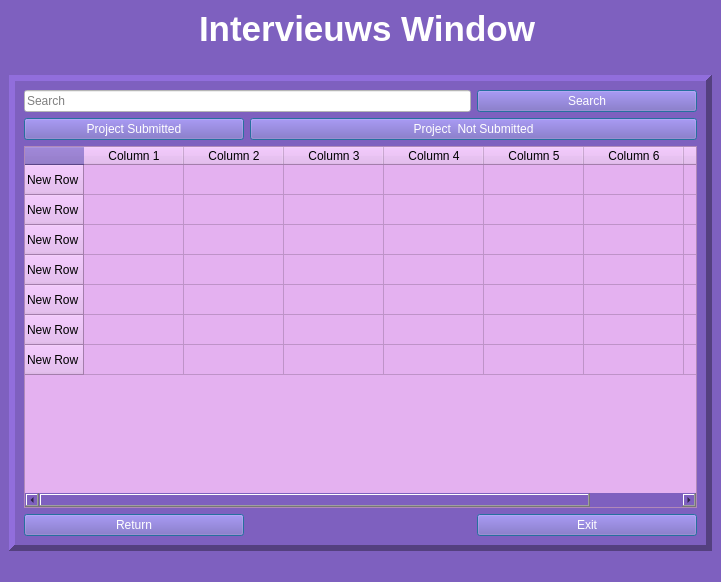
<?xml version="1.0" encoding="UTF-8"?>
<ui version="4.0">
 <class>MainWindow</class>
 <widget class="QMainWindow" name="MainWindow">
  <property name="enabled">
   <bool>true</bool>
  </property>
  <property name="geometry">
   <rect>
    <x>0</x>
    <y>0</y>
    <width>721</width>
    <height>582</height>
   </rect>
  </property>
  <property name="sizePolicy">
   <sizepolicy hsizetype="Preferred" vsizetype="Expanding">
    <horstretch>0</horstretch>
    <verstretch>0</verstretch>
   </sizepolicy>
  </property>
  <property name="minimumSize">
   <size>
    <width>150</width>
    <height>180</height>
   </size>
  </property>
  <property name="windowTitle">
   <string>MainWindow</string>
  </property>
  <property name="styleSheet">
   <string notr="true">background-color: rgb(126, 96, 191);</string>
  </property>
  <widget class="QWidget" name="centralwidget">
   <layout class="QHBoxLayout" name="horizontalLayout">
    <item>
     <layout class="QGridLayout" name="gridLayout_2">
      <item row="0" column="0">
       <layout class="QGridLayout" name="gridLayout_3">
        <item row="1" column="3">
         <spacer name="horizontalSpacer">
          <property name="orientation">
           <enum>Qt::Orientation::Horizontal</enum>
          </property>
          <property name="sizeHint" stdset="0">
           <size>
            <width>18</width>
            <height>20</height>
           </size>
          </property>
         </spacer>
        </item>
        <item row="1" column="1">
         <spacer name="horizontalSpacer_2">
          <property name="orientation">
           <enum>Qt::Orientation::Horizontal</enum>
          </property>
          <property name="sizeHint" stdset="0">
           <size>
            <width>18</width>
            <height>20</height>
           </size>
          </property>
         </spacer>
        </item>
        <item row="0" column="0">
         <widget class="QLabel" name="logolabel">
          <property name="enabled">
           <bool>true</bool>
          </property>
          <property name="cursor">
           <cursorShape>ArrowCursor</cursorShape>
          </property>
          <property name="styleSheet">
           <string notr="true">selection-background-color: qradialgradient(spread:pad, cx:0.5, cy:0.5, radius:0.5, fx:0.5, fy:0.5, stop:0 rgba(255, 235, 235, 206), stop:0.35 rgba(255, 188, 188, 80), stop:0.4 rgba(255, 162, 162, 80), stop:0.425 rgba(255, 132, 132, 156), stop:0.44 rgba(252, 128, 128, 80), stop:1 rgba(255, 255, 255, 0));</string>
          </property>
          <property name="text">
           <string/>
          </property>
          <property name="textFormat">
           <enum>Qt::TextFormat::AutoText</enum>
          </property>
          <property name="pixmap">
           <pixmap>../wera.png</pixmap>
          </property>
          <property name="scaledContents">
           <bool>true</bool>
          </property>
         </widget>
        </item>
        <item row="0" column="2">
         <widget class="QLabel" name="titellabel">
          <property name="toolTip">
           <string>&lt;html&gt;&lt;head/&gt;&lt;body&gt;&lt;p align=&quot;center&quot;&gt;&lt;span style=&quot; font-size:22pt; font-weight:600;&quot;&gt;Intervieuws Window&lt;/span&gt;&lt;/p&gt;&lt;/body&gt;&lt;/html&gt;</string>
          </property>
          <property name="whatsThis">
           <string>&lt;html&gt;&lt;head/&gt;&lt;body&gt;&lt;p&gt;&lt;span style=&quot; font-size:22pt; font-weight:600;&quot;&gt;Intervieuws Window&lt;/span&gt;&lt;/p&gt;&lt;/body&gt;&lt;/html&gt;</string>
          </property>
          <property name="styleSheet">
           <string notr="true">color: rgb(255, 255, 255);</string>
          </property>
          <property name="text">
           <string>&lt;html&gt;&lt;head/&gt;&lt;body&gt;&lt;p&gt;&lt;span style=&quot; font-size:26pt; font-weight:600; color:#ffffff;&quot;&gt;Intervieuws Window&lt;/span&gt;&lt;/p&gt;&lt;/body&gt;&lt;/html&gt;</string>
          </property>
          <property name="textInteractionFlags">
           <set>Qt::TextInteractionFlag::LinksAccessibleByKeyboard|Qt::TextInteractionFlag::LinksAccessibleByMouse|Qt::TextInteractionFlag::TextBrowserInteraction|Qt::TextInteractionFlag::TextEditable|Qt::TextInteractionFlag::TextSelectableByMouse</set>
          </property>
         </widget>
        </item>
       </layout>
      </item>
      <item row="1" column="0">
       <widget class="QFrame" name="frame">
        <property name="accessibleDescription">
         <string/>
        </property>
        <property name="autoFillBackground">
         <bool>false</bool>
        </property>
        <property name="styleSheet">
         <string notr="true">alternate-background-color: rgb(145, 10, 103);</string>
        </property>
        <property name="frameShape">
         <enum>QFrame::Shape::Panel</enum>
        </property>
        <property name="frameShadow">
         <enum>QFrame::Shadow::Raised</enum>
        </property>
        <property name="lineWidth">
         <number>6</number>
        </property>
        <property name="midLineWidth">
         <number>2</number>
        </property>
        <layout class="QGridLayout" name="gridLayout">
         <item row="1" column="0">
          <widget class="QPushButton" name="projectButton">
           <property name="styleSheet">
            <string notr="true">color: rgb(255, 255, 255);
font: 75 15pt &quot;Times New Roman&quot;;</string>
           </property>
           <property name="text">
            <string>Project Submitted</string>
           </property>
           <property name="default">
            <bool>true</bool>
           </property>
          </widget>
         </item>
         <item row="1" column="1" colspan="2">
          <widget class="QPushButton" name="projectNotButton">
           <property name="styleSheet">
            <string notr="true">color: rgb(255, 255, 255);
font: 75 15pt &quot;Times New Roman&quot;;</string>
           </property>
           <property name="text">
            <string>Project  Not Submitted</string>
           </property>
           <property name="checkable">
            <bool>false</bool>
           </property>
           <property name="checked">
            <bool>false</bool>
           </property>
           <property name="autoRepeat">
            <bool>false</bool>
           </property>
           <property name="default">
            <bool>true</bool>
           </property>
          </widget>
         </item>
         <item row="0" column="2">
          <widget class="QPushButton" name="searchButton">
           <property name="sizeIncrement">
            <size>
             <width>27</width>
             <height>0</height>
            </size>
           </property>
           <property name="palette">
            <palette>
             <active>
              <colorrole role="WindowText">
               <brush brushstyle="SolidPattern">
                <color alpha="255">
                 <red>255</red>
                 <green>255</green>
                 <blue>255</blue>
                </color>
               </brush>
              </colorrole>
              <colorrole role="Button">
               <brush brushstyle="SolidPattern">
                <color alpha="255">
                 <red>126</red>
                 <green>96</green>
                 <blue>191</blue>
                </color>
               </brush>
              </colorrole>
              <colorrole role="Light">
               <brush brushstyle="SolidPattern">
                <color alpha="255">
                 <red>255</red>
                 <green>248</green>
                 <blue>129</blue>
                </color>
               </brush>
              </colorrole>
              <colorrole role="Midlight">
               <brush brushstyle="SolidPattern">
                <color alpha="255">
                 <red>212</red>
                 <green>206</green>
                 <blue>107</blue>
                </color>
               </brush>
              </colorrole>
              <colorrole role="Dark">
               <brush brushstyle="SolidPattern">
                <color alpha="255">
                 <red>85</red>
                 <green>82</green>
                 <blue>43</blue>
                </color>
               </brush>
              </colorrole>
              <colorrole role="Mid">
               <brush brushstyle="SolidPattern">
                <color alpha="255">
                 <red>113</red>
                 <green>110</green>
                 <blue>57</blue>
                </color>
               </brush>
              </colorrole>
              <colorrole role="Text">
               <brush brushstyle="SolidPattern">
                <color alpha="255">
                 <red>255</red>
                 <green>255</green>
                 <blue>255</blue>
                </color>
               </brush>
              </colorrole>
              <colorrole role="BrightText">
               <brush brushstyle="SolidPattern">
                <color alpha="255">
                 <red>255</red>
                 <green>255</green>
                 <blue>255</blue>
                </color>
               </brush>
              </colorrole>
              <colorrole role="ButtonText">
               <brush brushstyle="SolidPattern">
                <color alpha="255">
                 <red>255</red>
                 <green>255</green>
                 <blue>255</blue>
                </color>
               </brush>
              </colorrole>
              <colorrole role="Base">
               <brush brushstyle="SolidPattern">
                <color alpha="255">
                 <red>126</red>
                 <green>96</green>
                 <blue>191</blue>
                </color>
               </brush>
              </colorrole>
              <colorrole role="Window">
               <brush brushstyle="SolidPattern">
                <color alpha="255">
                 <red>126</red>
                 <green>96</green>
                 <blue>191</blue>
                </color>
               </brush>
              </colorrole>
              <colorrole role="Shadow">
               <brush brushstyle="SolidPattern">
                <color alpha="255">
                 <red>0</red>
                 <green>0</green>
                 <blue>0</blue>
                </color>
               </brush>
              </colorrole>
              <colorrole role="AlternateBase">
               <brush brushstyle="SolidPattern">
                <color alpha="255">
                 <red>145</red>
                 <green>10</green>
                 <blue>103</blue>
                </color>
               </brush>
              </colorrole>
              <colorrole role="ToolTipBase">
               <brush brushstyle="SolidPattern">
                <color alpha="255">
                 <red>255</red>
                 <green>255</green>
                 <blue>220</blue>
                </color>
               </brush>
              </colorrole>
              <colorrole role="ToolTipText">
               <brush brushstyle="SolidPattern">
                <color alpha="255">
                 <red>0</red>
                 <green>0</green>
                 <blue>0</blue>
                </color>
               </brush>
              </colorrole>
              <colorrole role="PlaceholderText">
               <brush brushstyle="SolidPattern">
                <color alpha="128">
                 <red>255</red>
                 <green>255</green>
                 <blue>255</blue>
                </color>
               </brush>
              </colorrole>
             </active>
             <inactive>
              <colorrole role="WindowText">
               <brush brushstyle="SolidPattern">
                <color alpha="255">
                 <red>255</red>
                 <green>255</green>
                 <blue>255</blue>
                </color>
               </brush>
              </colorrole>
              <colorrole role="Button">
               <brush brushstyle="SolidPattern">
                <color alpha="255">
                 <red>126</red>
                 <green>96</green>
                 <blue>191</blue>
                </color>
               </brush>
              </colorrole>
              <colorrole role="Light">
               <brush brushstyle="SolidPattern">
                <color alpha="255">
                 <red>255</red>
                 <green>248</green>
                 <blue>129</blue>
                </color>
               </brush>
              </colorrole>
              <colorrole role="Midlight">
               <brush brushstyle="SolidPattern">
                <color alpha="255">
                 <red>212</red>
                 <green>206</green>
                 <blue>107</blue>
                </color>
               </brush>
              </colorrole>
              <colorrole role="Dark">
               <brush brushstyle="SolidPattern">
                <color alpha="255">
                 <red>85</red>
                 <green>82</green>
                 <blue>43</blue>
                </color>
               </brush>
              </colorrole>
              <colorrole role="Mid">
               <brush brushstyle="SolidPattern">
                <color alpha="255">
                 <red>113</red>
                 <green>110</green>
                 <blue>57</blue>
                </color>
               </brush>
              </colorrole>
              <colorrole role="Text">
               <brush brushstyle="SolidPattern">
                <color alpha="255">
                 <red>255</red>
                 <green>255</green>
                 <blue>255</blue>
                </color>
               </brush>
              </colorrole>
              <colorrole role="BrightText">
               <brush brushstyle="SolidPattern">
                <color alpha="255">
                 <red>255</red>
                 <green>255</green>
                 <blue>255</blue>
                </color>
               </brush>
              </colorrole>
              <colorrole role="ButtonText">
               <brush brushstyle="SolidPattern">
                <color alpha="255">
                 <red>255</red>
                 <green>255</green>
                 <blue>255</blue>
                </color>
               </brush>
              </colorrole>
              <colorrole role="Base">
               <brush brushstyle="SolidPattern">
                <color alpha="255">
                 <red>126</red>
                 <green>96</green>
                 <blue>191</blue>
                </color>
               </brush>
              </colorrole>
              <colorrole role="Window">
               <brush brushstyle="SolidPattern">
                <color alpha="255">
                 <red>126</red>
                 <green>96</green>
                 <blue>191</blue>
                </color>
               </brush>
              </colorrole>
              <colorrole role="Shadow">
               <brush brushstyle="SolidPattern">
                <color alpha="255">
                 <red>0</red>
                 <green>0</green>
                 <blue>0</blue>
                </color>
               </brush>
              </colorrole>
              <colorrole role="AlternateBase">
               <brush brushstyle="SolidPattern">
                <color alpha="255">
                 <red>145</red>
                 <green>10</green>
                 <blue>103</blue>
                </color>
               </brush>
              </colorrole>
              <colorrole role="ToolTipBase">
               <brush brushstyle="SolidPattern">
                <color alpha="255">
                 <red>255</red>
                 <green>255</green>
                 <blue>220</blue>
                </color>
               </brush>
              </colorrole>
              <colorrole role="ToolTipText">
               <brush brushstyle="SolidPattern">
                <color alpha="255">
                 <red>0</red>
                 <green>0</green>
                 <blue>0</blue>
                </color>
               </brush>
              </colorrole>
              <colorrole role="PlaceholderText">
               <brush brushstyle="SolidPattern">
                <color alpha="128">
                 <red>255</red>
                 <green>255</green>
                 <blue>255</blue>
                </color>
               </brush>
              </colorrole>
             </inactive>
             <disabled>
              <colorrole role="WindowText">
               <brush brushstyle="SolidPattern">
                <color alpha="255">
                 <red>255</red>
                 <green>255</green>
                 <blue>255</blue>
                </color>
               </brush>
              </colorrole>
              <colorrole role="Button">
               <brush brushstyle="SolidPattern">
                <color alpha="255">
                 <red>126</red>
                 <green>96</green>
                 <blue>191</blue>
                </color>
               </brush>
              </colorrole>
              <colorrole role="Light">
               <brush brushstyle="SolidPattern">
                <color alpha="255">
                 <red>255</red>
                 <green>248</green>
                 <blue>129</blue>
                </color>
               </brush>
              </colorrole>
              <colorrole role="Midlight">
               <brush brushstyle="SolidPattern">
                <color alpha="255">
                 <red>212</red>
                 <green>206</green>
                 <blue>107</blue>
                </color>
               </brush>
              </colorrole>
              <colorrole role="Dark">
               <brush brushstyle="SolidPattern">
                <color alpha="255">
                 <red>85</red>
                 <green>82</green>
                 <blue>43</blue>
                </color>
               </brush>
              </colorrole>
              <colorrole role="Mid">
               <brush brushstyle="SolidPattern">
                <color alpha="255">
                 <red>113</red>
                 <green>110</green>
                 <blue>57</blue>
                </color>
               </brush>
              </colorrole>
              <colorrole role="Text">
               <brush brushstyle="SolidPattern">
                <color alpha="255">
                 <red>255</red>
                 <green>255</green>
                 <blue>255</blue>
                </color>
               </brush>
              </colorrole>
              <colorrole role="BrightText">
               <brush brushstyle="SolidPattern">
                <color alpha="255">
                 <red>255</red>
                 <green>255</green>
                 <blue>255</blue>
                </color>
               </brush>
              </colorrole>
              <colorrole role="ButtonText">
               <brush brushstyle="SolidPattern">
                <color alpha="255">
                 <red>255</red>
                 <green>255</green>
                 <blue>255</blue>
                </color>
               </brush>
              </colorrole>
              <colorrole role="Base">
               <brush brushstyle="SolidPattern">
                <color alpha="255">
                 <red>126</red>
                 <green>96</green>
                 <blue>191</blue>
                </color>
               </brush>
              </colorrole>
              <colorrole role="Window">
               <brush brushstyle="SolidPattern">
                <color alpha="255">
                 <red>126</red>
                 <green>96</green>
                 <blue>191</blue>
                </color>
               </brush>
              </colorrole>
              <colorrole role="Shadow">
               <brush brushstyle="SolidPattern">
                <color alpha="255">
                 <red>0</red>
                 <green>0</green>
                 <blue>0</blue>
                </color>
               </brush>
              </colorrole>
              <colorrole role="AlternateBase">
               <brush brushstyle="SolidPattern">
                <color alpha="255">
                 <red>145</red>
                 <green>10</green>
                 <blue>103</blue>
                </color>
               </brush>
              </colorrole>
              <colorrole role="ToolTipBase">
               <brush brushstyle="SolidPattern">
                <color alpha="255">
                 <red>255</red>
                 <green>255</green>
                 <blue>220</blue>
                </color>
               </brush>
              </colorrole>
              <colorrole role="ToolTipText">
               <brush brushstyle="SolidPattern">
                <color alpha="255">
                 <red>0</red>
                 <green>0</green>
                 <blue>0</blue>
                </color>
               </brush>
              </colorrole>
              <colorrole role="PlaceholderText">
               <brush brushstyle="SolidPattern">
                <color alpha="128">
                 <red>255</red>
                 <green>255</green>
                 <blue>255</blue>
                </color>
               </brush>
              </colorrole>
             </disabled>
            </palette>
           </property>
           <property name="styleSheet">
            <string notr="true">color: rgb(255, 255, 255);
font: 15pt &quot;MS Shell Dlg 2&quot;;
font: 75 14pt &quot;Times New Roman&quot;;</string>
           </property>
           <property name="text">
            <string>Search</string>
           </property>
           <property name="autoDefault">
            <bool>false</bool>
           </property>
           <property name="default">
            <bool>true</bool>
           </property>
           <property name="flat">
            <bool>false</bool>
           </property>
          </widget>
         </item>
         <item row="3" column="0">
          <widget class="QPushButton" name="returnButton">
           <property name="styleSheet">
            <string notr="true">color: rgb(255, 255, 255);
font: 15pt &quot;Times New Roman&quot;;</string>
           </property>
           <property name="text">
            <string>Return</string>
           </property>
           <property name="default">
            <bool>true</bool>
           </property>
          </widget>
         </item>
         <item row="3" column="2">
          <widget class="QPushButton" name="exitButton">
           <property name="styleSheet">
            <string notr="true">color: rgb(255, 255, 255);
font: 75 15pt &quot;Times New Roman&quot;;</string>
           </property>
           <property name="text">
            <string>Exit</string>
           </property>
           <property name="default">
            <bool>true</bool>
           </property>
          </widget>
         </item>
         <item row="0" column="0" colspan="2">
          <widget class="QLineEdit" name="searchBoxline">
           <property name="styleSheet">
            <string notr="true">background-color: rgb(255, 255, 255);
color: rgb(0, 0, 0);</string>
           </property>
           <property name="inputMask">
            <string/>
           </property>
           <property name="frame">
            <bool>true</bool>
           </property>
           <property name="echoMode">
            <enum>QLineEdit::EchoMode::Normal</enum>
           </property>
           <property name="cursorPosition">
            <number>0</number>
           </property>
           <property name="readOnly">
            <bool>false</bool>
           </property>
           <property name="placeholderText">
            <string>Search</string>
           </property>
           <property name="cursorMoveStyle">
            <enum>Qt::CursorMoveStyle::LogicalMoveStyle</enum>
           </property>
          </widget>
         </item>
         <item row="2" column="0" colspan="3">
          <widget class="QTableWidget" name="tabloWidget">
           <property name="enabled">
            <bool>true</bool>
           </property>
           <property name="acceptDrops">
            <bool>false</bool>
           </property>
           <property name="styleSheet">
            <string notr="true">background-color: rgb(228, 177, 240);</string>
           </property>
           <property name="frameShadow">
            <enum>QFrame::Shadow::Plain</enum>
           </property>
           <row>
            <property name="text">
             <string>New Row</string>
            </property>
           </row>
           <row>
            <property name="text">
             <string>New Row</string>
            </property>
           </row>
           <row>
            <property name="text">
             <string>New Row</string>
            </property>
           </row>
           <row>
            <property name="text">
             <string>New Row</string>
            </property>
           </row>
           <row>
            <property name="text">
             <string>New Row</string>
            </property>
           </row>
           <row>
            <property name="text">
             <string>New Row</string>
            </property>
           </row>
           <row>
            <property name="text">
             <string>New Row</string>
            </property>
           </row>
           <column>
            <property name="text">
             <string>Column 1</string>
            </property>
           </column>
           <column>
            <property name="text">
             <string>Column 2</string>
            </property>
           </column>
           <column>
            <property name="text">
             <string>Column 3</string>
            </property>
           </column>
           <column>
            <property name="text">
             <string>Column 4</string>
            </property>
           </column>
           <column>
            <property name="text">
             <string>Column 5</string>
            </property>
           </column>
           <column>
            <property name="text">
             <string>Column 6</string>
            </property>
           </column>
           <column>
            <property name="text">
             <string>Column 7</string>
            </property>
           </column>
          </widget>
         </item>
        </layout>
       </widget>
      </item>
     </layout>
    </item>
   </layout>
  </widget>
  <widget class="QMenuBar" name="menubar">
   <property name="geometry">
    <rect>
     <x>0</x>
     <y>0</y>
     <width>721</width>
     <height>33</height>
    </rect>
   </property>
  </widget>
  <widget class="QStatusBar" name="statusbar"/>
 </widget>
 <resources/>
 <connections/>
</ui>
